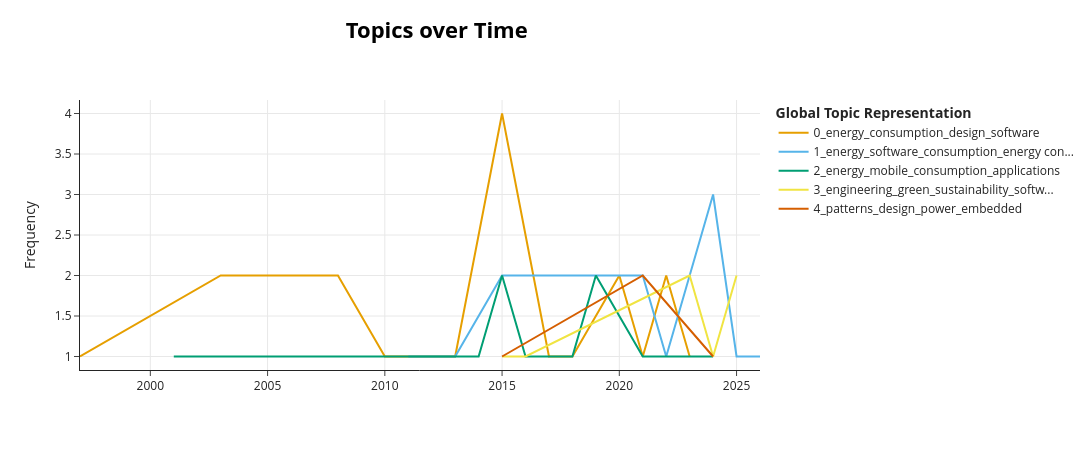

Notebook code cell kept with this figure:
### Code cell
topics_over_time = topic_model.topics_over_time(documents, filtered_merged_studies_df["Year"])
fig = topic_model.visualize_topics_over_time(topics_over_time)
fig.show()

fig.write_html(f"../output/02-BERTopic/{iteration}/figure_over_time.html")

### Figure 1 — Plotly figure (JSON) as saved in the notebook; plotly's stock layout.template omitted (floating-point values rounded to 4 significant figures)
{"data": [{"hoverinfo": "text", "hovertext": ["<b>Topic 0</b><br>Words: energy, energy consumption, software, consumption, compiler", "<b>Topic 0</b><br>Words: energy, software, design, sampling, driven", "<b>Topic 0</b><br>Words: energy, distributed, framework, energy consumption, systems", "<b>Topic 0</b><br>Words: code, processor, minimum, application, embedded", "<b>Topic 0</b><br>Words: energy consumption, consumption, energy, cps, cps software", "<b>Topic 0</b><br>Words: software, energy, design, parallel, programming", "<b>Topic 0</b><br>Words: models, power, power models, design, prediction", "<b>Topic 0</b><br>Words: quality, refactorings, software, time, embedded", "<b>Topic 0</b><br>Words: software, energy, design, level, consumption", "<b>Topic 0</b><br>Words: systems, energy, consumption, power, software", "<b>Topic 0</b><br>Words: energy, pattern, energy consumption, consumption, software", "<b>Topic 0</b><br>Words: pattern, energy, reductions, energy consumption, visitor"], "marker": {"color": "#E69F00"}, "mode": "lines", "name": "0_energy_consumption_design_software", "type": "scatter", "x": [1997, 2003, 2008, 2010, 2013, 2015, 2017, 2018, 2020, 2021, 2022, 2023], "y": [1, 2, 2, 1, 1, 4, 1, 1, 2, 1, 2, 1]}, {"hoverinfo": "text", "hovertext": ["<b>Topic 1</b><br>Words: energy, energy consumption, software, consumption, development", "<b>Topic 1</b><br>Words: software, energy, efficiency, energy efficiency, computing", "<b>Topic 1</b><br>Words: energy, software, effects, ecodocsense, significantly", "<b>Topic 1</b><br>Words: software, energy, energy consumption, consumption, practices", "<b>Topic 1</b><br>Words: energy, software, data, development, structures", "<b>Topic 1</b><br>Words: software, energy, energy consumption, method, consumption", "<b>Topic 1</b><br>Words: architecture, consumption, microservices, applications, microservices architecture", "<b>Topic 1</b><br>Words: energy consumption, software, consumption, energy, model", "<b>Topic 1</b><br>Words: energy, software, development, agile, significantly", "<b>Topic 1</b><br>Words: energy, energy consumption, software, consumption, performance", "<b>Topic 1</b><br>Words: energy, software, microservice, study, monolithic"], "marker": {"color": "#56B4E9"}, "mode": "lines", "name": "1_energy_software_consumption_energy con...", "type": "scatter", "x": [2011, 2013, 2015, 2016, 2017, 2018, 2021, 2022, 2024, 2025, 2026], "y": [1, 1, 2, 2, 2, 2, 2, 1, 3, 1, 1]}, {"hoverinfo": "text", "hovertext": ["<b>Topic 2</b><br>Words: battery, personal, digital, increasingly important, important", "<b>Topic 2</b><br>Words: energy, sensor, litearch, design, protocols", "<b>Topic 2</b><br>Words: energy, consumption, energy consumption, power, techniques", "<b>Topic 2</b><br>Words: power, consumption, security, power consumption, architecture", "<b>Topic 2</b><br>Words: energy, java, javascript, efficiency, energy efficiency", "<b>Topic 2</b><br>Words: energy, different, complex, influence, computation", "<b>Topic 2</b><br>Words: mobile, consumption, architecture, applications, energy", "<b>Topic 2</b><br>Words: energy consumption, energy, code, consumption, design", "<b>Topic 2</b><br>Words: energy, design, android, applications, patterns", "<b>Topic 2</b><br>Words: energy, energy consumption, design, devices, consumption", "<b>Topic 2</b><br>Words: energy, kotlin, applications, energy consumption, consumption", "<b>Topic 2</b><br>Words: monitoring, edge, energy consumption, data, consumption"], "marker": {"color": "#009E73"}, "mode": "lines", "name": "2_energy_mobile_consumption_applications", "type": "scatter", "x": [2001, 2008, 2014, 2015, 2016, 2017, 2018, 2019, 2021, 2022, 2023, 2024], "y": [1, 1, 1, 2, 1, 1, 1, 2, 1, 1, 1, 1]}, {"hoverinfo": "text", "hovertext": ["<b>Topic 3</b><br>Words: software, green, engineering, green software, software engineering", "<b>Topic 3</b><br>Words: sustainability, design, architectural, impacts, efficiency visitor", "<b>Topic 3</b><br>Words: software, sustainability, tools, knowledge, efficiency visitor", "<b>Topic 3</b><br>Words: software, engineering, software engineering, green, sustainable software", "<b>Topic 3</b><br>Words: software, sustainability, green, efficiency visitor, evaluated"], "marker": {"color": "#F0E442"}, "mode": "lines", "name": "3_engineering_green_sustainability_softw...", "type": "scatter", "x": [2015, 2016, 2023, 2024, 2025], "y": [1, 1, 2, 1, 2]}, {"hoverinfo": "text", "hovertext": ["<b>Topic 4</b><br>Words: constraints, systems, energy, management, power", "<b>Topic 4</b><br>Words: energy, design, software, patterns, consumption", "<b>Topic 4</b><br>Words: based, mobile applications, demonstrate, objects, driven"], "marker": {"color": "#D55E00"}, "mode": "lines", "name": "4_patterns_design_power_embedded", "type": "scatter", "x": [2015, 2021, 2024], "y": [1, 2, 1]}], "layout": {"height": 450, "hoverlabel": {"bgcolor": "white", "font": {"family": "Rockwell", "size": 16}}, "legend": {"title": {"text": "<b>Global Topic Representation"}}, "title": {"font": {"color": "Black", "size": 22}, "text": "<b>Topics over Time</b>", "x": 0.4, "xanchor": "center", "y": 0.95, "yanchor": "top"}, "width": 1250, "xaxis": {"showgrid": true}, "yaxis": {"showgrid": true, "title": {"text": "Frequency"}}}}
